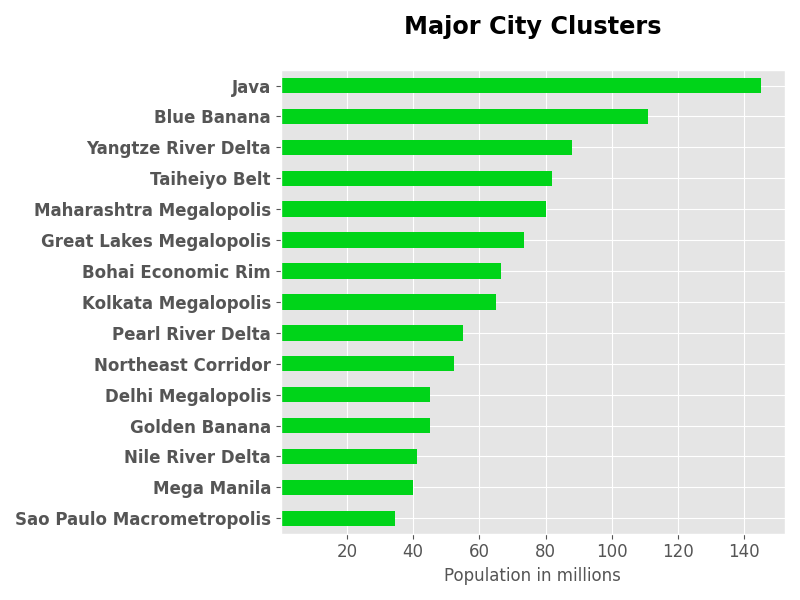

Source code (Python):
import pandas as pd
import matplotlib.pyplot as plt

file = open("C:\\Users\\Yanga\\Datasets\\Megaregions.xlsx", "rb")
df = pd.read_excel(file)
df.set_index("City Cluster", inplace=True)
df.sort_values(by="Population", ascending=False, axis=0, inplace=True)

df_populations = df["Population"]
df_populations = df_populations.head(15)

plt.style.use("ggplot")
plt.figure(figsize=(8,6))
df_populations.plot(kind="barh", color="#00d419")
plt.gca().invert_yaxis()

plt.title("Major City Clusters\n", fontsize="xx-large", weight="bold")
plt.ylabel("")
plt.xlabel("Population in millions", fontsize="large")
plt.xticks([20_000_000, 40_000_000, 60_000_000, 80_000_000, 100_000_000, 120_000_000, 140_000_000],
           ["20", "40", "60", "80", "100", "120", "140"], fontsize="large")
plt.yticks(weight="bold", fontsize="large")

plt.tight_layout()
plt.show()
